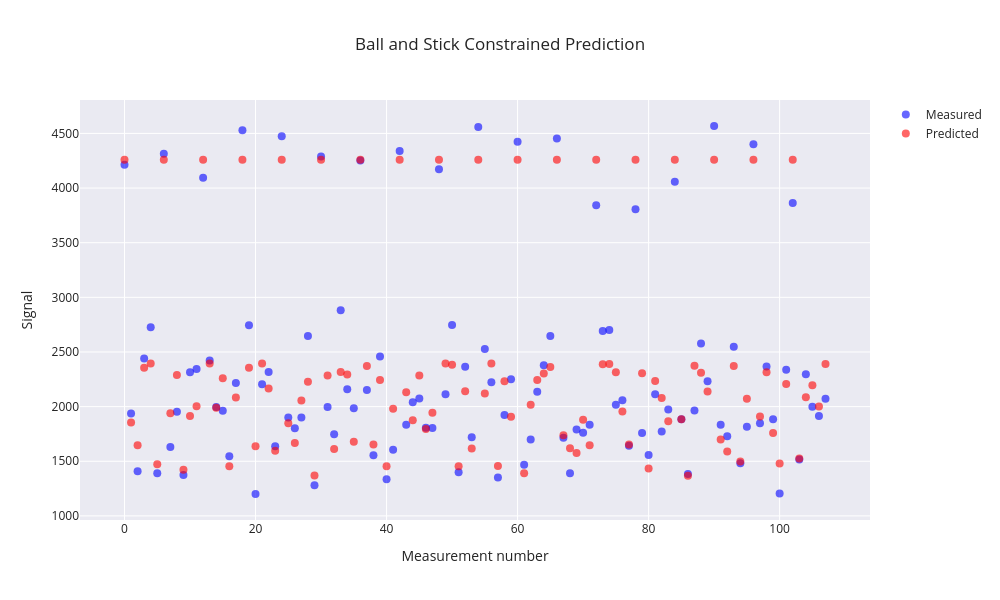

Notebook cell for this chart:
### Code cell
# Need to transform starting point to match constrained parameters
# If startx was [3500, -5e-6, 120, 0, 0]
# We need to invert the transformations:
# startx = np.array([3500, -5e-6, 120, 0, 0]) 

startx_transformed = np.array([
    np.sqrt(3500),          # sqrt for S0
    np.sqrt(5e-6),         # sqrt for diff (use positive value)
    0,                     # logit for f (start with f=0.5)
    0,                     # theta unchanged
    0                      # phi unchanged
])

bounds = [
    (-np.inf, np.inf),  # S0
    (-np.inf, np.inf),  # diff
    (-20, 20),         # f (sigmoid will map to ~0 to ~1)
    (-np.pi, np.pi),   # theta
    (-np.pi, np.pi)    # phi
]


# Run optimization with constrained version
result = minimize(BallStickSSD_constrained, 
                 startx_transformed, 
                 args=(voxel, bvals, qhat),
                 bounds=bounds,                 
                 method='L-BFGS-B',
                 options={'maxiter': 20000, 'ftol': 1e-10})


parameter_hat = transform_parameters(result.x)
residual_norm = result.fun
S_predicted = ball_stick(parameter_hat, bvals, qhat)


print("Fitted parameters (constrained):")
print(f"S0: {parameter_hat[0]:.4e}")
print(f"diff: {parameter_hat[1]:.4e}")
print(f"f: {parameter_hat[2]:.4e}")
print(f"theta: {parameter_hat[3]:.4e}")
print(f"phi: {parameter_hat[4]:.4e}")
print(f"\nResidual norm: {residual_norm:.4e}")

plot_model_fit(voxel, S_predicted, "Ball and Stick Constrained Prediction", marker_size=8)

### Figure 1 — Plotly figure (JSON) as saved in the notebook; plotly's stock layout.template omitted (floating-point values rounded to 4 significant figures)
{"data": [{"marker": {"color": "blue", "opacity": 0.6, "size": 8}, "mode": "markers", "name": "Measured", "type": "scatter", "x": [0, 1, 2, 3, 4, 5, 6, 7, 8, 9, 10, 11, 12, 13, 14, 15, 16, 17, 18, 19, 20, 21, 22, 23, 24, 25, 26, 27, 28, 29, 30, 31, 32, 33, 34, 35, 36, 37, 38, 39, 40, 41, 42, 43, 44, 45, 46, 47, 48, 49, 50, 51, 52, 53, 54, 55, 56, 57, 58, 59, 60, 61, 62, 63, 64, 65, 66, 67, 68, 69, 70, 71, 72, 73, 74, 75, 76, 77, 78, 79, 80, 81, 82, 83, 84, 85, 86, 87, 88, 89, 90, 91, 92, 93, 94, 95, 96, 97, 98, 99, 100, 101, 102, 103, 104, 105, 106, 107], "y": [4214.0, 1937.0, 1409.0, 2439.0, 2727.0, 1390.0, 4314.0, 1631.0, 1952.0, 1374.0, 2315.0, 2345.0, 4093.0, 2421.0, 1996.0, 1963.0, 1546.0, 2217.0, 4530.0, 2745.0, 1200.0, 2206.0, 2316.0, 1638.0, 4473.0, 1900.0, 1803.0, 1901.0, 2646.0, 1280.0, 4288.0, 1995.0, 1747.0, 2883.0, 2159.0, 1985.0, 4252.0, 2152.0, 1556.0, 2458.0, 1334.0, 1606.0, 4340.0, 1835.0, 2041.0, 2075.0, 1808.0, 1805.0, 4172.0, 2112.0, 2748.0, 1399.0, 2364.0, 1720.0, 4558.0, 2527.0, 2222.0, 1352.0, 1924.0, 2251.0, 4424.0, 1468.0, 1700.0, 2136.0, 2377.0, 2647.0, 4453.0, 1714.0, 1390.0, 1790.0, 1760.0, 1833.0, 3843.0, 2692.0, 2702.0, 2016.0, 2058.0, 1642.0, 3806.0, 1759.0, 1558.0, 2113.0, 1772.0, 1974.0, 4057.0, 1885.0, 1383.0, 1965.0, 2578.0, 2233.0, 4568.0, 1835.0, 1728.0, 2547.0, 1483.0, 1816.0, 4402.0, 1848.0, 2367.0, 1885.0, 1204.0, 2337.0, 3862.0, 1516.0, 2296.0, 1999.0, 1914.0, 2073.0]}, {"marker": {"color": "red", "opacity": 0.6, "size": 8}, "mode": "markers", "name": "Predicted", "type": "scatter", "x": [0, 1, 2, 3, 4, 5, 6, 7, 8, 9, 10, 11, 12, 13, 14, 15, 16, 17, 18, 19, 20, 21, 22, 23, 24, 25, 26, 27, 28, 29, 30, 31, 32, 33, 34, 35, 36, 37, 38, 39, 40, 41, 42, 43, 44, 45, 46, 47, 48, 49, 50, 51, 52, 53, 54, 55, 56, 57, 58, 59, 60, 61, 62, 63, 64, 65, 66, 67, 68, 69, 70, 71, 72, 73, 74, 75, 76, 77, 78, 79, 80, 81, 82, 83, 84, 85, 86, 87, 88, 89, 90, 91, 92, 93, 94, 95, 96, 97, 98, 99, 100, 101, 102, 103, 104, 105, 106, 107], "y": [4258.0, 1854.0, 1646.0, 2356.0, 2394.0, 1473.0, 4258.0, 1940.0, 2290.0, 1421.0, 1915.0, 2002.0, 4258.0, 2395.0, 1989.0, 2259.0, 1455.0, 2082.0, 4258.0, 2355.0, 1637.0, 2395.0, 2165.0, 1595.0, 4258.0, 1848.0, 1668.0, 2056.0, 2227.0, 1370.0, 4258.0, 2284.0, 1612.0, 2318.0, 2294.0, 1679.0, 4258.0, 2372.0, 1654.0, 2242.0, 1453.0, 1981.0, 4258.0, 2131.0, 1876.0, 2285.0, 1795.0, 1944.0, 4258.0, 2394.0, 2382.0, 1454.0, 2141.0, 1618.0, 4258.0, 2121.0, 2395.0, 1456.0, 2233.0, 1906.0, 4258.0, 1389.0, 2017.0, 2244.0, 2303.0, 2362.0, 4258.0, 1739.0, 1620.0, 1575.0, 1879.0, 1647.0, 4258.0, 2388.0, 2390.0, 2314.0, 1954.0, 1653.0, 4258.0, 2306.0, 1433.0, 2235.0, 2078.0, 1866.0, 4258.0, 1883.0, 1368.0, 2374.0, 2310.0, 2139.0, 4258.0, 1698.0, 1590.0, 2371.0, 1497.0, 2071.0, 4258.0, 1909.0, 2314.0, 1759.0, 1480.0, 2207.0, 4258.0, 1526.0, 2085.0, 2196.0, 2002.0, 2389.0]}], "layout": {"height": 600, "showlegend": true, "title": {"text": "Ball and Stick Constrained Prediction"}, "width": 1000, "xaxis": {"title": {"text": "Measurement number"}}, "yaxis": {"gridwidth": 1, "showgrid": true, "title": {"text": "Signal"}}}}
